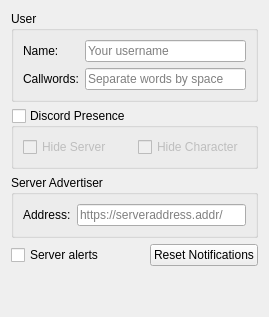
     <widget class="QWidget" name="tab">
      <attribute name="title">
       <string>General</string>
      </attribute>
      <layout class="QVBoxLayout" name="verticalLayout_3">
       <item>
        <widget class="QGroupBox" name="groupBox_2">
         <property name="title">
          <string>User</string>
         </property>
         <layout class="QFormLayout" name="formLayout">
          <item row="0" column="0">
           <widget class="QLabel" name="username_label">
            <property name="text">
             <string>Name:</string>
            </property>
           </widget>
          </item>
          <item row="0" column="1">
           <widget class="QLineEdit" name="username">
            <property name="placeholderText">
             <string>Your username</string>
            </property>
           </widget>
          </item>
          <item row="1" column="0">
           <widget class="QLabel" name="callwords_label">
            <property name="text">
             <string>Callwords:</string>
            </property>
            <property name="wordWrap">
             <bool>true</bool>
            </property>
           </widget>
          </item>
          <item row="1" column="1">
           <widget class="QLineEdit" name="callwords">
            <property name="placeholderText">
             <string>Separate words by space</string>
            </property>
           </widget>
          </item>
         </layout>
        </widget>
       </item>
       <item>
        <widget class="QGroupBox" name="discord_presence">
         <property name="sizePolicy">
          <sizepolicy hsizetype="Preferred" vsizetype="Preferred">
           <horstretch>0</horstretch>
           <verstretch>0</verstretch>
          </sizepolicy>
         </property>
         <property name="toolTip">
          <string>&lt;html&gt;&lt;head/&gt;&lt;body&gt;&lt;p&gt;Enable Discord presence.&lt;/p&gt;&lt;p&gt;&lt;span style=&quot; color:#0000ff;&quot;&gt;[NOTE] &lt;/span&gt;Changes may take up to 15 seconds to be reflected in your Discord profile.&lt;/p&gt;&lt;/body&gt;&lt;/html&gt;</string>
         </property>
         <property name="title">
          <string>Discord Presence</string>
         </property>
         <property name="checkable">
          <bool>true</bool>
         </property>
         <property name="checked">
          <bool>false</bool>
         </property>
         <layout class="QHBoxLayout" name="horizontalLayout">
          <item>
           <widget class="QCheckBox" name="discord_hide_server">
            <property name="text">
             <string>Hide Server</string>
            </property>
           </widget>
          </item>
          <item>
           <widget class="QCheckBox" name="discord_hide_character">
            <property name="text">
             <string>Hide Character</string>
            </property>
           </widget>
          </item>
         </layout>
        </widget>
       </item>
       <item>
        <widget class="QGroupBox" name="groupBox_7">
         <property name="title">
          <string>Server Advertiser</string>
         </property>
         <layout class="QFormLayout" name="formLayout_6">
          <item row="0" column="0">
           <widget class="QLabel" name="advertiser_label">
            <property name="text">
             <string>Address:</string>
            </property>
           </widget>
          </item>
          <item row="0" column="1">
           <widget class="QLineEdit" name="advertiser">
            <property name="placeholderText">
             <string>https://serveraddress.addr/</string>
            </property>
           </widget>
          </item>
         </layout>
        </widget>
       </item>
       <item>
        <layout class="QHBoxLayout" name="horizontalLayout_3">
         <item>
          <widget class="QCheckBox" name="server_alerts">
           <property name="sizePolicy">
            <sizepolicy hsizetype="Minimum" vsizetype="Maximum">
             <horstretch>0</horstretch>
             <verstretch>0</verstretch>
            </sizepolicy>
           </property>
           <property name="text">
            <string>Server alerts</string>
           </property>
          </widget>
         </item>
         <item>
          <spacer name="horizontalSpacer_4">
           <property name="orientation">
            <enum>Qt::Horizontal</enum>
           </property>
           <property name="sizeHint" stdset="0">
            <size>
             <width>40</width>
             <height>20</height>
            </size>
           </property>
          </spacer>
         </item>
         <item>
          <widget class="QPushButton" name="clear_notifications">
           <property name="text">
            <string>Reset Notifications</string>
           </property>
          </widget>
         </item>
        </layout>
       </item>
       <item>
        <spacer name="verticalSpacer_2">
         <property name="orientation">
          <enum>Qt::Vertical</enum>
         </property>
         <property name="sizeHint" stdset="0">
          <size>
           <width>20</width>
           <height>40</height>
          </size>
         </property>
        </spacer>
       </item>
      </layout>
     </widget>
